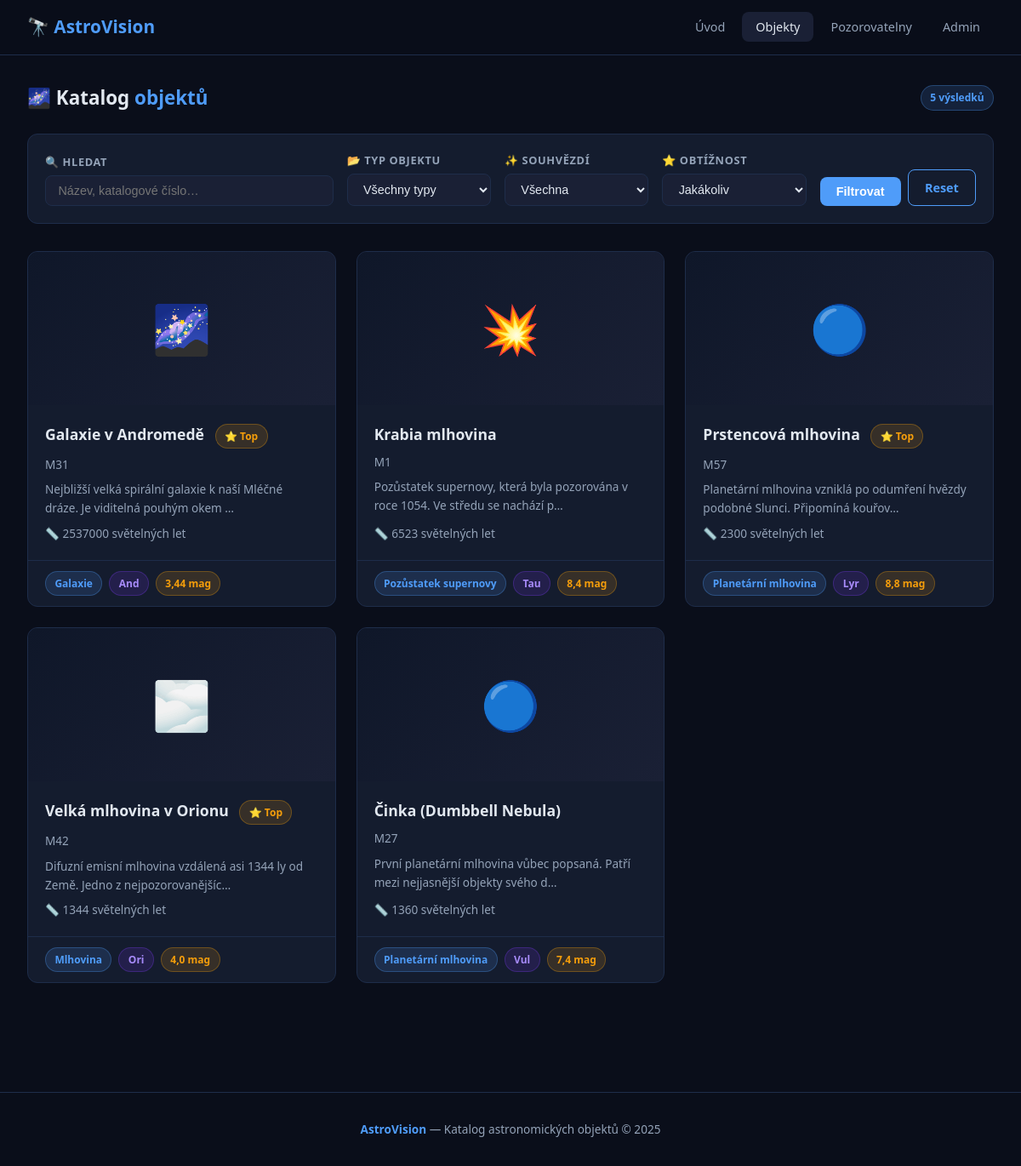
Screenshot of /objekty/ with the database file from the repository.
### katalog/models.py (models this page shows, shortened)
class AstronomickyObjekt(models.Model):
    OBTIZNOST_CHOICES = [
        (1, "⭐ Snadný"),
        (2, "⭐⭐ Střední"),
        (3, "⭐⭐⭐ Náročný"),
        (4, "⭐⭐⭐⭐ Expert"),
    ]
    nazev = models.CharField("Název", max_length=200)
    katalogove_cislo = models.CharField("Katalogové číslo (Messier / NGC)", max_length=30, blank=True)
    typ = models.ForeignKey(TypObjektu, on_delete=models.PROTECT,
                            verbose_name="Typ objektu", related_name='objekty')
    souhvezdi = models.ForeignKey(Souhrezdí, on_delete=models.PROTECT,
                                  verbose_name="Souhvězdí", related_name='objekty')
    popis = models.TextField("Popis")
    vzdalenost_ly = models.FloatField("Vzdálenost (světelné roky)", null=True, blank=True)
    jasnost = models.FloatField("Zdánlivá jasnost (mag)", null=True, blank=True)
    obtiznost_pozorovani = models.IntegerField("Obtížnost pozorování",
                                               choices=OBTIZNOST_CHOICES, default=1)
    foto = models.ImageField("Fotografie", upload_to='objekty/', blank=True, null=True)
    datum_pridani = models.DateTimeField("Datum přidání", default=timezone.now)
    je_featured = models.BooleanField("Doporučený objekt", default=False)
    class Meta:
        verbose_name = "Astronomický objekt"
        verbose_name_plural = "Astronomické objekty"
        ordering = ['nazev']

class TypObjektu(models.Model):
    nazev = models.CharField("Název typu", max_length=100)
    ikona = models.CharField("Ikona (emoji)", max_length=10, default="⭐")
    popis = models.TextField("Popis", blank=True)
    class Meta:
        verbose_name = "Typ objektu"
        verbose_name_plural = "Typy objektů"
        ordering = ['nazev']
    def __str__(self):
        return self.nazev

class Souhrezdí(models.Model):
    nazev = models.CharField("Název", max_length=100)
    zkratka = models.CharField("Zkratka IAU", max_length=5)
    popis = models.TextField("Popis", blank=True)
    class Meta:
        verbose_name = "Souhvězdí"
        verbose_name_plural = "Souhvězdí"
        ordering = ['nazev']

### katalog/views.py (the view)
# urls.py: path('objekty/', views.objekty_seznam, name='objekty_seznam'),
def objekty_seznam(request):
    objekty = AstronomickyObjekt.objects.select_related('typ', 'souhvezdi').all()
    q = request.GET.get('q', '')
    typ_id = request.GET.get('typ', '')
    souhvezdi_id = request.GET.get('souhvezdi', '')
    obtiznost = request.GET.get('obtiznost', '')
    if q:
        objekty = objekty.filter(
            Q(nazev__icontains=q) | Q(katalogove_cislo__icontains=q) | Q(popis__icontains=q)
        )
    if typ_id:
        objekty = objekty.filter(typ_id=typ_id)
    if souhvezdi_id:
        objekty = objekty.filter(souhvezdi_id=souhvezdi_id)
    if obtiznost:
        objekty = objekty.filter(obtiznost_pozorovani=obtiznost)
    typy = TypObjektu.objects.all()
    souhvezdi_list = Souhrezdí.objects.all()
    return render(request, 'katalog/objekty_seznam.html', {
        'objekty': objekty,
        'typy': typy,
        'souhvezdi_list': souhvezdi_list,
        'q': q,
        'typ_id': typ_id,
        'souhvezdi_id': souhvezdi_id,
        'obtiznost': obtiznost,
        'obtiznosti': AstronomickyObjekt.OBTIZNOST_CHOICES,
    })

### katalog/templates/katalog/objekty_seznam.html (shortened to what this page needs)
{% extends 'base.html' %}
{% block content %}
<div class="section-header">
    <h2 class="section-title">🌌 Katalog <span>objektů</span></h2>
    <span class="badge badge-blue">{{ objekty|length }} výsledků</span>
</div>
<form method="get" class="filters">
    <div class="filter-group" style="flex:2;min-width:200px;">
        <label>🔍 Hledat</label>
        <input type="text" name="q" value="{{ q }}" placeholder="Název, katalogové číslo…">
    </div>
    <div class="filter-group">
        <label>📂 Typ objektu</label>
        <select name="typ">
            <option value="">Všechny typy</option>
        </select>
    </div>
    <div class="filter-group">
        <label>✨ Souhvězdí</label>
        <select name="souhvezdi">
            <option value="">Všechna</option>
        </select>
    </div>
    <div class="filter-group">
        <label>⭐ Obtížnost</label>
        <select name="obtiznost">
            <option value="">Jakákoliv</option>
        </select>
    </div>
    <div style="display:flex;gap:.5rem;align-items:flex-end;">
        <button type="submit" class="btn btn-primary">Filtrovat</button>
        <a href="{% url 'katalog:objekty_seznam' %}" class="btn btn-outline">Reset</a>
    </div>
</form>
{% if objekty %}
<div class="cards-grid">
    {% for obj in objekty %}
    <a href="{% url 'katalog:objekt_detail' obj.pk %}" class="card">
        {% if obj.foto %}
            <img class="card-img" src="{{ obj.foto.url }}" alt="{{ obj.nazev }}">
        {% else %}
            <div class="card-img-placeholder">{{ obj.typ.ikona }}</div>
        {% endif %}
        <div class="card-body">
            <div class="card-title">
                {{ obj.nazev }}
                {% if obj.je_featured %}<span class="badge badge-gold" style="margin-left:.5rem;">⭐ Top</span>{% endif %}
            </div>
            {% if obj.katalogove_cislo %}
                <div class="card-sub">{{ obj.katalogove_cislo }}</div>
            {% endif %}
            <div class="card-sub">{{ obj.popis|truncatechars:80 }}</div>
            {% if obj.vzdalenost_ly %}
                <div class="card-sub" style="margin-top:auto;">📏 {{ obj.vzdalenost_ly|floatformat:0 }} světelných let</div>
            {% endif %}
        </div>
        <div class="card-footer">
            <span class="badge badge-blue">{{ obj.typ }}</span>
            <span class="badge badge-purple">{{ obj.souhvezdi.zkratka }}</span>
            {% if obj.jasnost %}
                <span class="badge badge-gold">{{ obj.jasnost }} mag</span>
            {% endif %}
        </div>
    </a>
    {% endfor %}
</div>
{% else %}
<div class="empty">
    <div class="empty-icon">🔭</div>
    <p>Žádné objekty nenalezeny. Zkuste upravit filtry.</p>
    <a href="{% url 'katalog:objekty_seznam' %}" class="btn btn-outline" style="margin-top:1rem;">Zobrazit vše</a>
</div>
{% endif %}
{% endblock %}

### templates/base.html (style rules this page uses)
*, *::before, *::after { box-sizing: border-box; margin: 0; padding: 0; }
:root { --bg: #0a0e1a; --bg2: #111827; --bg3: #1a2035; --card: #141c2e; --border: #1e2d4a; --accent: #4f9cf9; --accent2: #7c3aed; --gold: #f59e0b; --text: #e2e8f0; --text-muted: #94a3b8; --green: #10b981; --red: #ef4444; --radius: 12px; --shadow: 0 4px 24px rgba(0,0,0,0.4); }
html { scroll-behavior: smooth; }
body { font-family: 'Segoe UI', system-ui, sans-serif; background: var(--bg); color: var(--text); min-height: 100vh; line-height: 1.6; }
.cards-grid { display: grid; grid-template-columns: repeat(auto-fill, minmax(300px, 1fr)); gap: 1.5rem; margin-bottom: 2rem; }
.card { background: var(--card); border: 1px solid var(--border); border-radius: var(--radius); overflow: hidden; transition: transform .2s, box-shadow .2s; text-decoration: none; color: inherit; display: flex; flex-direction: column; }
.card-img-placeholder { width: 100%; height: 180px; background: linear-gradient(135deg, #0f1729, #1a2035); display: flex; align-items: center; justify-content: center; font-size: 3.5rem; }
.card-body { padding: 1.25rem; flex: 1; display: flex; flex-direction: column; gap: .5rem; }
.card-title { font-size: 1.1rem; font-weight: 700; color: var(--text); }
.card-sub { font-size: .85rem; color: var(--text-muted); }
.card-footer { padding: .75rem 1.25rem; border-top: 1px solid var(--border); display: flex; gap: .5rem; flex-wrap: wrap; }
.badge { font-size: .75rem; font-weight: 600; padding: .25rem .65rem; border-radius: 20px; display: inline-flex; align-items: center; gap: .3rem; }
.badge-blue { background: rgba(79,156,249,.15); color: var(--accent); border: 1px solid rgba(79,156,249,.3); }
.badge-purple { background: rgba(124,58,237,.15); color: #a78bfa; border: 1px solid rgba(124,58,237,.3); }
.badge-gold { background: rgba(245,158,11,.15); color: var(--gold); border: 1px solid rgba(245,158,11,.3); }
.section-header { display: flex; align-items: center; justify-content: space-between; margin-bottom: 1.5rem; }
.section-title { font-size: 1.4rem; font-weight: 700; }
.section-title span { color: var(--accent); }
.btn { padding: .55rem 1.2rem; border-radius: 8px; font-size: .9rem; font-weight: 600; cursor: pointer; text-decoration: none; display: inline-flex; align-items: center; gap: .4rem; transition: all .2s; border: none; }
.btn-primary { background: var(--accent); color: #fff; }
.btn-outline { background: transparent; color: var(--accent); border: 1px solid var(--accent); }
.filters { background: var(--card); border: 1px solid var(--border); border-radius: var(--radius); padding: 1.25rem; margin-bottom: 2rem; display: flex; flex-wrap: wrap; gap: 1rem; align-items: flex-end; }
.filter-group { display: flex; flex-direction: column; gap: .35rem; flex: 1; min-width: 160px; }
.filter-group label { font-size: .8rem; color: var(--text-muted); font-weight: 600; text-transform: uppercase; letter-spacing: .05em; }
.filter-group input, .filter-group select { background: var(--bg3); border: 1px solid var(--border); color: var(--text); padding: .55rem .9rem; border-radius: 8px; font-size: .9rem; outline: none; }

### rows the page displays
AstronomickyObjekt: typ.ikona "🌌", nazev "Galaxie v Andromedě", je_featured "⭐ Top", katalogove_cislo "M31", popis "Nejbližší velká spirální galaxie k naší Mléčné dráze. Je viditelná pouhým okem …", vzdalenost_ly "2537000", typ "Galaxie", souhvezdi.zkratka "And", jasnost "3,44"
AstronomickyObjekt: typ.ikona "💥", nazev "Krabia mlhovina", katalogove_cislo "M1", popis "Pozůstatek supernovy, která byla pozorována v roce 1054. Ve středu se nachází p…", vzdalenost_ly "6523", typ "Pozůstatek supernovy", souhvezdi.zkratka "Tau", jasnost "8,4"
AstronomickyObjekt: typ.ikona "🔵", nazev "Prstencová mlhovina", je_featured "⭐ Top", katalogove_cislo "M57", popis "Planetární mlhovina vzniklá po odumření hvězdy podobné Slunci. Připomíná kouřov…", vzdalenost_ly "2300", typ "Planetární mlhovina", souhvezdi.zkratka "Lyr", jasnost "8,8"
AstronomickyObjekt: typ.ikona "🌫️", nazev "Velká mlhovina v Orionu", je_featured "⭐ Top", katalogove_cislo "M42", popis "Difuzní emisní mlhovina vzdálená asi 1344 ly od Země. Jedno z nejpozorovanějšíc…", vzdalenost_ly "1344", typ "Mlhovina", souhvezdi.zkratka "Ori", jasnost "4,0"
AstronomickyObjekt: typ.ikona "🔵", nazev "Činka (Dumbbell Nebula)", katalogove_cislo "M27", popis "První planetární mlhovina vůbec popsaná. Patří mezi nejjasnější objekty svého d…", vzdalenost_ly "1360", typ "Planetární mlhovina", souhvezdi.zkratka "Vul", jasnost "7,4"

### other values shown
{{ objekty|length }} "5"
